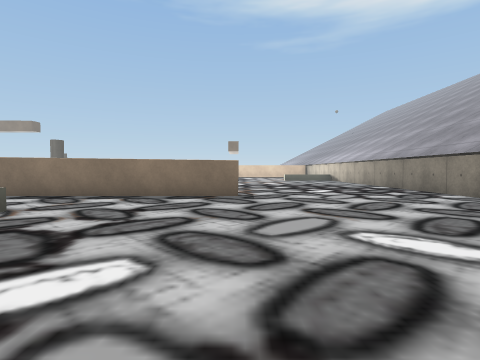
View 1 (above)

21 first-person views from a walk through a 3-D level made in the Unity game engine. The camera is 0.64 m above the floor, tilts 2° down and sees 80° across. The floor is counted in squares, 1 m on a side. Each view is taken from the middle of a square. On the plan, view 1 faces up. The plan holds only what a view shows up to about 9 squares ahead; the rest is blank. The place goes on beyond the plan. The player character is not drawn. Some surface patterns are stand-ins.

View 2
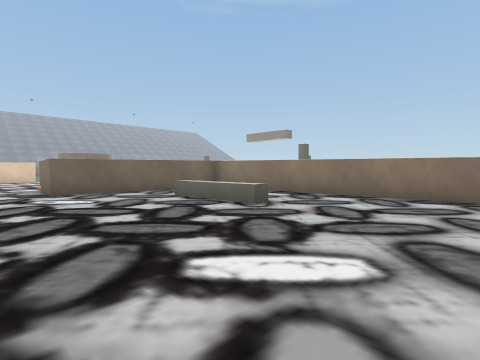

View 3
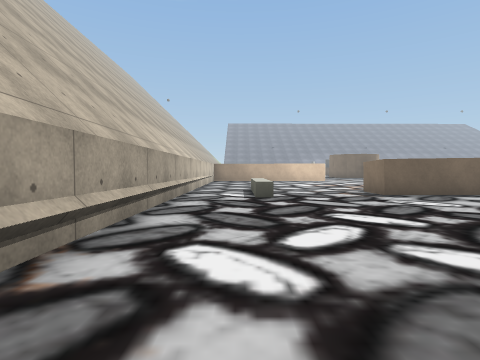

View 4
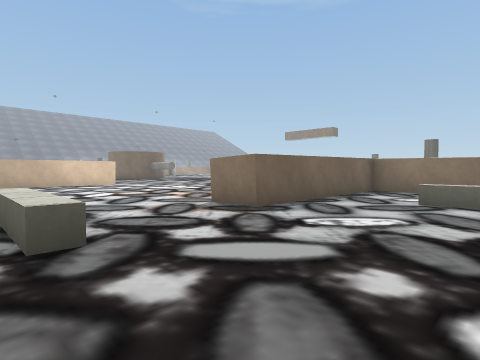

View 5
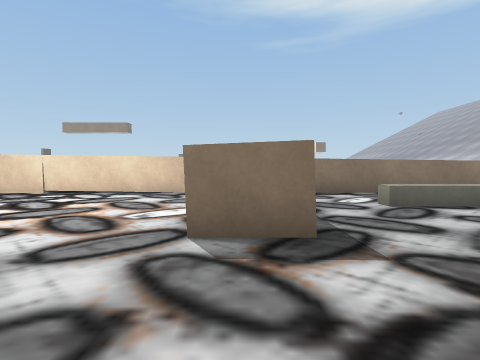

View 6
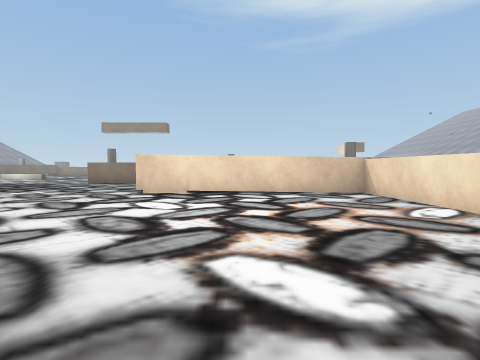

View 7
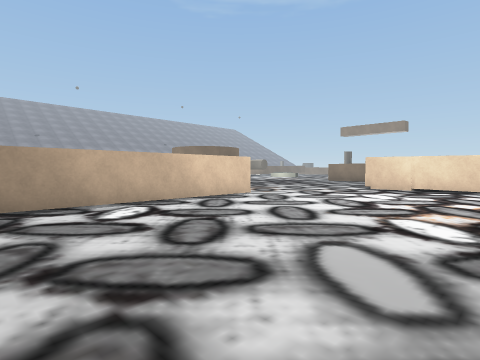

View 8
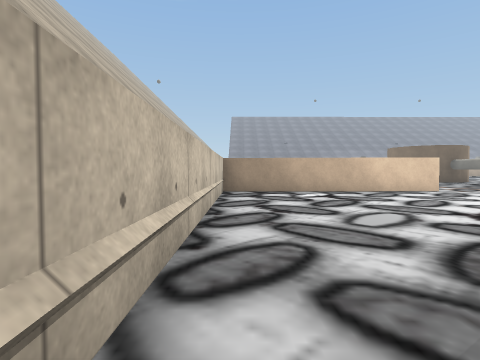

View 9
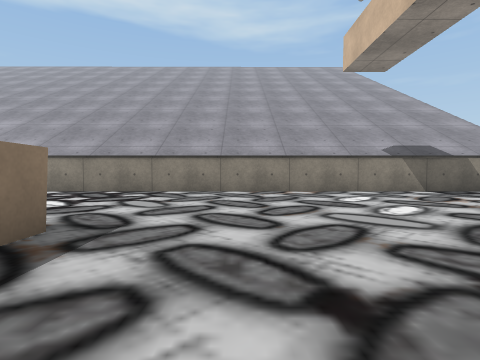

View 10
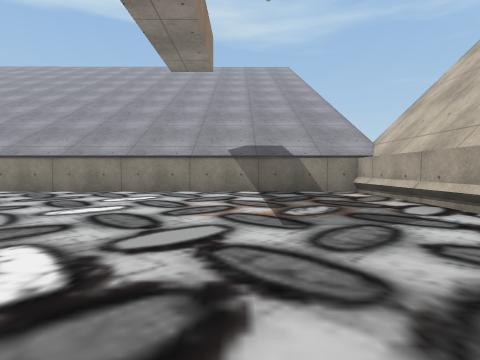

View 11
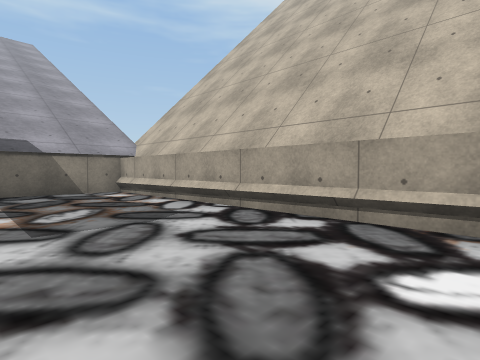

View 12
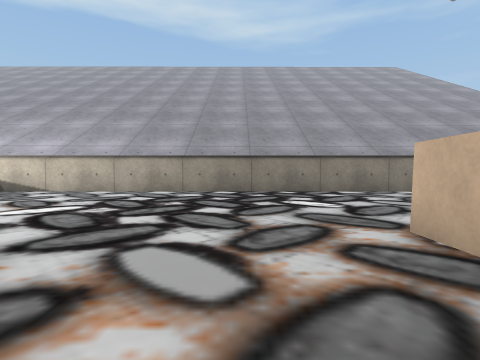

View 13
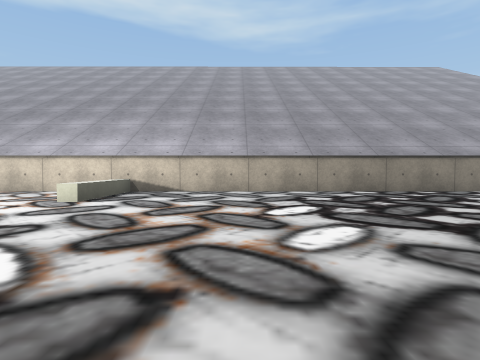

View 14
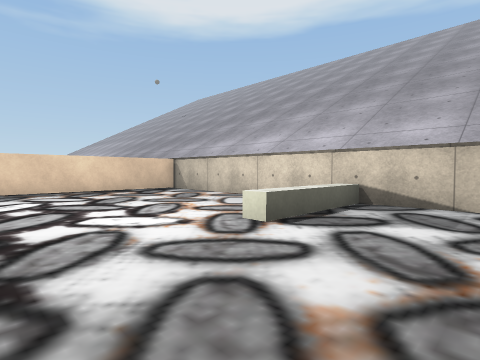

View 15
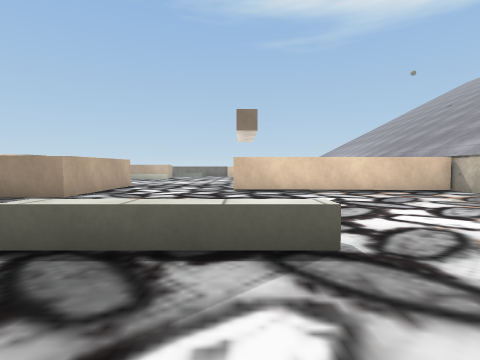

View 16
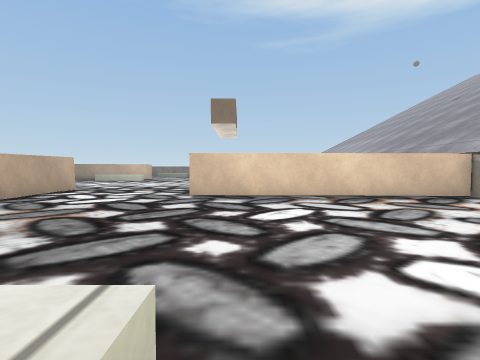

View 17
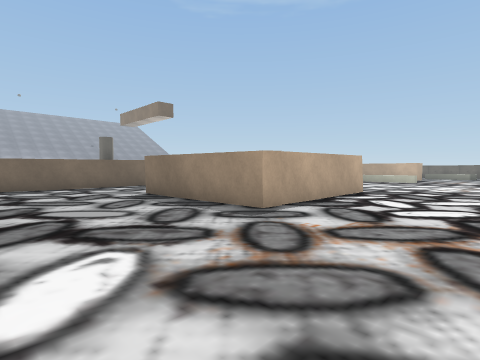

View 18
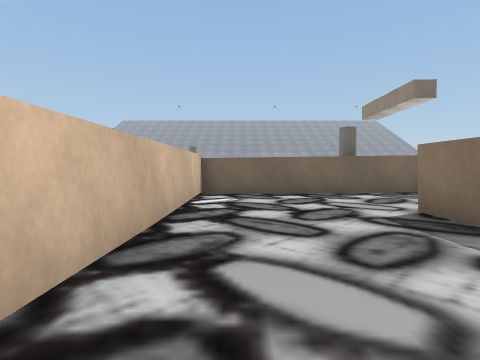

View 19
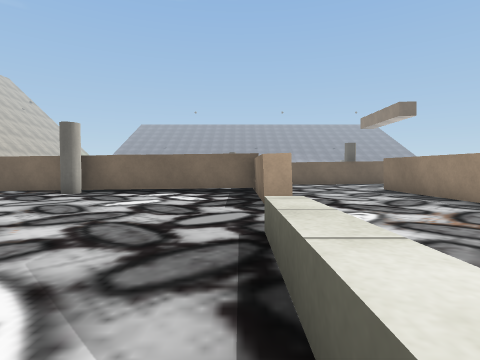

View 20
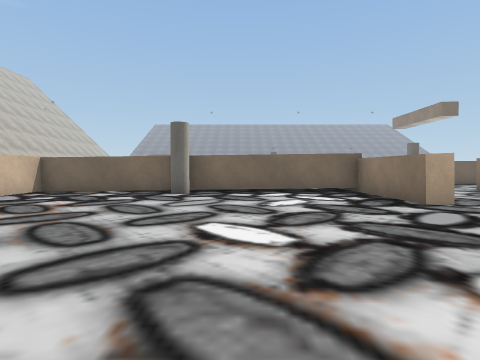

View 21
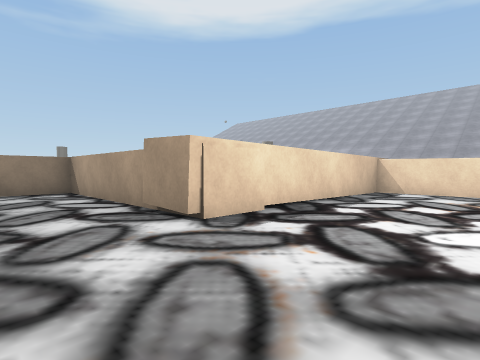

### Floor plan
Points are (right, up) in squares from view 1. A wall is a line through its corners. A room is listed if a view was taken in it or the views show most of it. See-through windows are left out.
Room 1 (views 1, 2, 3, 4, 5, 6, 7, 8, 9, 10, 11, 12, 13, 14, 15, 16, 17, 18, 19, 20)
walls: (-1, 8.2) (0, 8.2); (-5.2, 18) (-5.2, 17.4) (-8.3, 17.4) (-8.3, 8.2) (-6.7, 8.2); (0, 7) (-8.3, 7) (-8.3, 1.7) (-9.6, 1.7); (-9.1, 7) (-15.9, 7); (-9.5, 3.1) (-9.5, 7.1); (-5.2, 26.1) (-5.2, 21.6) (-9.4, 21.6); (-12.7, 23.9) (-12.7, 18) (-6.1, 18); (-17.5, 3) (-17.5, -3.5); (-17.1, -3.5) (5.5, -3.5) (5.5, 23.7) (-1.2, 23.8)
low walls: (-0.1, 17.3) (-3, 17.3); (-3.6, 4.5) (-3.6, 4) (-6.4, 4) (-6.4, 4.5); (5.5, 17.3) (2.7, 17.3) (2.7, 17.8)
ways out: opening at (-17, 5) to room 2
objects: cylinder (-8, 12)
Room 2 (view 21)
walls: (-15.7, 8.5) (-15.7, 12.9) (-17.3, 12.9); (-15.9, 7) (-15.9, 8.2)
ways out: opening at (-17, 5) to room 1

Positions as (right, up) in squares from view 1, and headings:
1: (0, 0), facing up
2: (0, 0), facing up-left
3: (-1, -2), facing left
4: (-5, -2), facing up-left
5: (-9, -1), facing up
6: (-13, -1), facing up
7: (-12, -3), facing up-left
8: (-9, -3), facing left
9: (-3, 5), facing right
10: (-3, 0), facing right
11: (-3, 0), facing down-right
12: (-3, 10), facing right
13: (-3, 14), facing right
14: (0, 15), facing up-right
15: (-1, 15), facing up
16: (0, 17), facing up
17: (-2, 18), facing up-left
18: (-5, 19), facing left
19: (0, 17), facing left
20: (0, 14), facing left
21: (-18, 4), facing up-right
